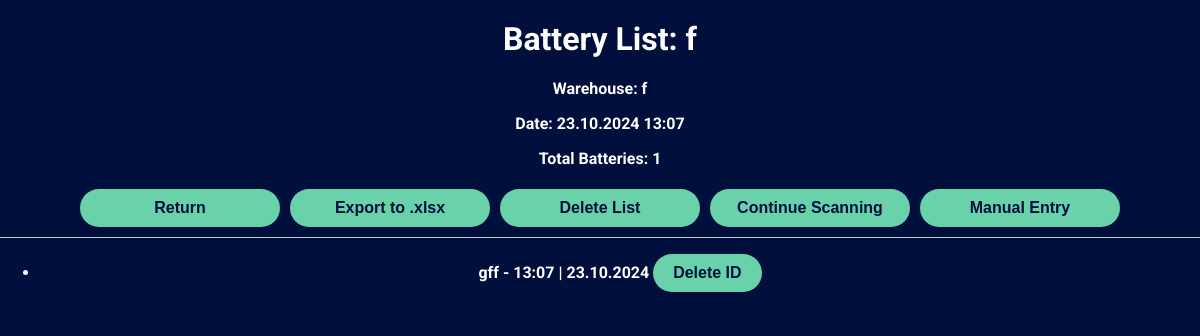
Page /battery_list/3 on the committed database.
### app.py (models this page shows)
class BatteryList(db.Model):
    logging.debug("Defining BatteryList model.")
    id = db.Column(db.Integer, primary_key=True)
    name = db.Column(db.String(100))
    warehouse = db.Column(db.String(100))
    timestamp = db.Column(db.DateTime, default=get_local_time)
    scans = db.relationship('BatteryScan', backref='battery_list', lazy=True, cascade='all, delete-orphan')

class BatteryScan(db.Model):
    logging.debug("Defining BatteryScan model.")
    id = db.Column(db.Integer, primary_key=True)
    battery_id = db.Column(db.String(200))
    timestamp = db.Column(db.DateTime, default=get_local_time)
    list_id = db.Column(db.Integer, db.ForeignKey('battery_list.id'), nullable=False)

### app.py (the view)
@app.route('/battery_list/<int:list_id>')
def view_battery_list(list_id):
    logging.debug(f"Viewing battery list {list_id}.")
    current_list = BatteryList.query.get(list_id)
    if current_list:
        logging.debug(f"Battery list found: {current_list.id}")
        scans = current_list.scans
        logging.debug(f"Total scans in battery list: {len(scans)}")
        return render_template('view_battery_list.html', list=current_list, scans=scans)
    else:
        logging.debug(f"Battery list {list_id} not found.")
        return 'Battery list not found', 404

### templates/view_battery_list.html (shortened to what this page needs)
<!DOCTYPE html>
<html lang="en">
<head>
    <link rel="stylesheet" href="{{ url_for('static', filename='css/style.css') }}">
</head>
<body>
    <h1>Battery List: {{ list.name }}</h1>
    <p>Warehouse: {{ list.warehouse }}</p>
    <p>Date: {{ list.timestamp.strftime('%d.%m.%Y %H:%M') }}</p>
    <p>Total Batteries: <span id="total-batteries">{{ scans|length }}</span></p>
    <div id="button-container">
        <button onclick="window.location.href='/battery_lists'">Return</button>
        <button onclick="exportList()">Export to .xlsx</button>
        <button onclick="deleteList()">Delete List</button>
        <button onclick="continueScanning()">Continue Scanning</button>
        <button onclick="manualEntry()">Manual Entry</button>
    </div>
    <div id="list-container">
        <ul id="battery-list">
            {% for scan in scans %}
            <li>
                <span class="battery-id">{{ scan.battery_id }}</span> - {{ scan.timestamp.strftime('%H:%M | %d.%m.%Y') }}
                <button onclick="deleteScan({{ scan.id }}, '{{ scan.battery_id }}')">Delete ID</button>
            </li>
            {% else %}
            <li>No batteries scanned.</li>
            {% endfor %}
        </ul>
    </div>
</body>
</html>

### static/css/style.css (style rules this page uses)
body { margin: 0; font-family: 'Roboto', sans-serif; text-align: center; background-color: #000f3c; font-weight: bold; color: white; overflow-y: auto; }
h1, h2, p, button, input, label { font-weight: bold; }
h1 { text-align: center; margin-top: 20px; }
#button-container { display: flex; flex-wrap: wrap; justify-content: center; align-items: center; margin: 5px; position: relative; z-index: 2; }
#button-container button { margin: 5px; flex: 1 1 45%; max-width: 200px; }
#list-container { position: relative; width: 100%; background-color: #000f3c; overflow-y: auto; border-top: 1px solid #ccc; color: white; z-index: 1; max-height: calc(100vh - 200px); }
button { padding: 10px 20px; font-size: 16px; background-color: #69d2aa; color: #000f3c; border: none; border-radius: 30px; cursor: pointer; font-weight: bold; }
h1, h2, p { color: white; }

### rows in the picture
BatteryList: name "f", warehouse "f", timestamp "23.10.2024 13:07"
BatteryScan: battery_id "gff", timestamp "13:07 | 23.10.2024"

### other values in the picture
{{ scans|length }} "1"
